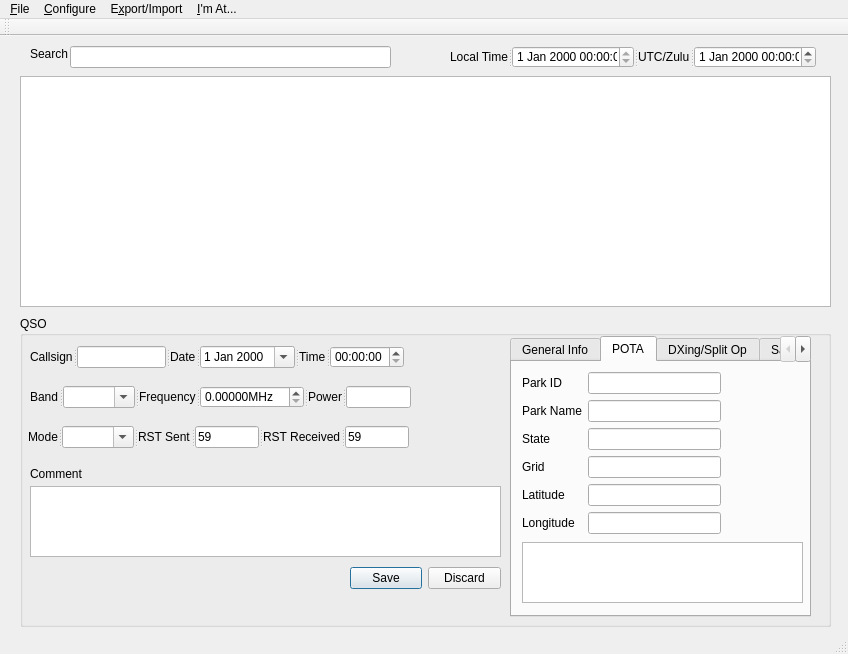
<?xml version="1.0" encoding="UTF-8"?>
<ui version="4.0">
 <class>MainWindow</class>
 <widget class="QMainWindow" name="MainWindow">
  <property name="geometry">
   <rect>
    <x>0</x>
    <y>0</y>
    <width>848</width>
    <height>654</height>
   </rect>
  </property>
  <property name="windowTitle">
   <string>MainWindow</string>
  </property>
  <widget class="QWidget" name="centralwidget">
   <widget class="QLineEdit" name="searchLineEdit">
    <property name="geometry">
     <rect>
      <x>70</x>
      <y>10</y>
      <width>321</width>
      <height>22</height>
     </rect>
    </property>
   </widget>
   <widget class="QLabel" name="label_13">
    <property name="geometry">
     <rect>
      <x>30</x>
      <y>10</y>
      <width>49</width>
      <height>16</height>
     </rect>
    </property>
    <property name="text">
     <string>Search</string>
    </property>
   </widget>
   <widget class="QGroupBox" name="groupBox">
    <property name="geometry">
     <rect>
      <x>20</x>
      <y>280</y>
      <width>811</width>
      <height>311</height>
     </rect>
    </property>
    <property name="title">
     <string>QSO</string>
    </property>
    <widget class="QTabWidget" name="specialFieldsTabWidget">
     <property name="geometry">
      <rect>
       <x>490</x>
       <y>20</y>
       <width>301</width>
       <height>281</height>
      </rect>
     </property>
     <property name="currentIndex">
      <number>1</number>
     </property>
     <widget class="QWidget" name="generalTabl">
      <attribute name="title">
       <string>General Info</string>
      </attribute>
      <attribute name="toolTip">
       <string>General Information about your contact</string>
      </attribute>
      <widget class="QWidget" name="layoutWidget">
       <property name="geometry">
        <rect>
         <x>10</x>
         <y>10</y>
         <width>255</width>
         <height>201</height>
        </rect>
       </property>
       <layout class="QFormLayout" name="generalInfoFormLayout">
        <item row="0" column="0">
         <widget class="QLabel" name="label_20">
          <property name="text">
           <string>Name</string>
          </property>
         </widget>
        </item>
        <item row="0" column="1">
         <widget class="QLineEdit" name="qsoNameLineEdit">
          <property name="toolTip">
           <string>The QS's name</string>
          </property>
         </widget>
        </item>
        <item row="1" column="0">
         <widget class="QLabel" name="label_21">
          <property name="text">
           <string>Grid square</string>
          </property>
         </widget>
        </item>
        <item row="1" column="1">
         <widget class="QLineEdit" name="qsoGridLineEdit">
          <property name="toolTip">
           <string>The QSO's grid square</string>
          </property>
         </widget>
        </item>
        <item row="2" column="0">
         <widget class="QLabel" name="label_22">
          <property name="text">
           <string>Address</string>
          </property>
         </widget>
        </item>
        <item row="2" column="1">
         <widget class="QLineEdit" name="qsoAddressLineEdit">
          <property name="toolTip">
           <string>QSO's address</string>
          </property>
         </widget>
        </item>
        <item row="3" column="0">
         <widget class="QLabel" name="label_23">
          <property name="text">
           <string>State</string>
          </property>
         </widget>
        </item>
        <item row="3" column="1">
         <widget class="QLineEdit" name="qsoStateLineEdit">
          <property name="toolTip">
           <string>QSO's state or province</string>
          </property>
         </widget>
        </item>
        <item row="4" column="0">
         <widget class="QLabel" name="label_24">
          <property name="text">
           <string>Latitude</string>
          </property>
         </widget>
        </item>
        <item row="6" column="0">
         <widget class="QLabel" name="label_25">
          <property name="text">
           <string>Country</string>
          </property>
         </widget>
        </item>
        <item row="6" column="1">
         <widget class="QLineEdit" name="qsoCountryLineEdit">
          <property name="toolTip">
           <string>The country of this QSO</string>
          </property>
         </widget>
        </item>
        <item row="4" column="1">
         <widget class="QLineEdit" name="latLineEdit">
          <property name="toolTip">
           <string>QSO's latitude in decimal</string>
          </property>
         </widget>
        </item>
        <item row="5" column="1">
         <widget class="QLineEdit" name="lonLineEdit">
          <property name="toolTip">
           <string>QSO's longitude in decimal</string>
          </property>
         </widget>
        </item>
        <item row="5" column="0">
         <widget class="QLabel" name="label_28">
          <property name="text">
           <string>Longitude</string>
          </property>
         </widget>
        </item>
       </layout>
      </widget>
      <widget class="QPushButton" name="lookupPushButton">
       <property name="geometry">
        <rect>
         <x>90</x>
         <y>210</y>
         <width>75</width>
         <height>24</height>
        </rect>
       </property>
       <property name="text">
        <string>Lookup</string>
       </property>
      </widget>
     </widget>
     <widget class="QWidget" name="potaTab">
      <attribute name="title">
       <string>POTA</string>
      </attribute>
      <attribute name="toolTip">
       <string>Fields that help hunting POTA activators</string>
      </attribute>
      <widget class="QWidget" name="layoutWidget">
       <property name="geometry">
        <rect>
         <x>10</x>
         <y>10</y>
         <width>199</width>
         <height>164</height>
        </rect>
       </property>
       <layout class="QFormLayout" name="formLayout">
        <item row="0" column="0">
         <widget class="QLabel" name="label_10">
          <property name="text">
           <string>Park ID</string>
          </property>
         </widget>
        </item>
        <item row="0" column="1">
         <widget class="QLineEdit" name="theirParkIDLineEdit">
          <property name="toolTip">
           <string>Their park ID</string>
          </property>
         </widget>
        </item>
        <item row="1" column="0">
         <widget class="QLabel" name="label_16">
          <property name="text">
           <string>Park Name</string>
          </property>
         </widget>
        </item>
        <item row="1" column="1">
         <widget class="QLineEdit" name="theirParkNameLineEdit">
          <property name="toolTip">
           <string>Their park name</string>
          </property>
         </widget>
        </item>
        <item row="2" column="0">
         <widget class="QLabel" name="label_17">
          <property name="text">
           <string>State</string>
          </property>
         </widget>
        </item>
        <item row="2" column="1">
         <widget class="QLineEdit" name="potaStateLineEdit">
          <property name="toolTip">
           <string>Their park state if different than the QSO's state</string>
          </property>
         </widget>
        </item>
        <item row="3" column="0">
         <widget class="QLabel" name="label_18">
          <property name="text">
           <string>Grid</string>
          </property>
         </widget>
        </item>
        <item row="3" column="1">
         <widget class="QLineEdit" name="potaGridLineEdit">
          <property name="toolTip">
           <string>Park's gridsquare</string>
          </property>
         </widget>
        </item>
        <item row="4" column="0">
         <widget class="QLabel" name="label_26">
          <property name="text">
           <string>Latitude</string>
          </property>
         </widget>
        </item>
        <item row="4" column="1">
         <widget class="QLineEdit" name="potaLatLineEdit">
          <property name="toolTip">
           <string>Park's latitude</string>
          </property>
         </widget>
        </item>
        <item row="5" column="0">
         <widget class="QLabel" name="label_27">
          <property name="text">
           <string>Longitude</string>
          </property>
         </widget>
        </item>
        <item row="5" column="1">
         <widget class="QLineEdit" name="potaLonLineEdit">
          <property name="toolTip">
           <string>Park's longitude</string>
          </property>
         </widget>
        </item>
       </layout>
      </widget>
      <widget class="QListView" name="potaSpotsListView">
       <property name="geometry">
        <rect>
         <x>10</x>
         <y>180</y>
         <width>281</width>
         <height>61</height>
        </rect>
       </property>
      </widget>
     </widget>
     <widget class="QWidget" name="splitTab">
      <attribute name="title">
       <string>DXing/Split Op</string>
      </attribute>
      <attribute name="toolTip">
       <string>Fields for split operation and DX contacts</string>
      </attribute>
      <widget class="QLabel" name="label_19">
       <property name="geometry">
        <rect>
         <x>10</x>
         <y>20</y>
         <width>81</width>
         <height>16</height>
        </rect>
       </property>
       <property name="text">
        <string>TX Frequency</string>
       </property>
      </widget>
      <widget class="QDoubleSpinBox" name="frequencyTXDoubleSpinBox">
       <property name="geometry">
        <rect>
         <x>100</x>
         <y>20</y>
         <width>101</width>
         <height>22</height>
        </rect>
       </property>
       <property name="sizePolicy">
        <sizepolicy hsizetype="Maximum" vsizetype="Fixed">
         <horstretch>0</horstretch>
         <verstretch>0</verstretch>
        </sizepolicy>
       </property>
       <property name="toolTip">
        <string>No decimals</string>
       </property>
       <property name="suffix">
        <string>MHz</string>
       </property>
       <property name="decimals">
        <number>5</number>
       </property>
       <property name="maximum">
        <double>7500000.990000000223517</double>
       </property>
      </widget>
     </widget>
     <widget class="QWidget" name="satelliteTab">
      <attribute name="title">
       <string>Satellite</string>
      </attribute>
      <attribute name="toolTip">
       <string>Fields for satellite operation</string>
      </attribute>
      <widget class="QWidget" name="layoutWidget">
       <property name="geometry">
        <rect>
         <x>20</x>
         <y>20</y>
         <width>173</width>
         <height>52</height>
        </rect>
       </property>
       <layout class="QFormLayout" name="formLayout_2">
        <item row="0" column="0">
         <widget class="QLabel" name="label_7">
          <property name="text">
           <string>Name</string>
          </property>
         </widget>
        </item>
        <item row="0" column="1">
         <widget class="QComboBox" name="satNameComboBox">
          <property name="editable">
           <bool>true</bool>
          </property>
         </widget>
        </item>
        <item row="1" column="0">
         <widget class="QLabel" name="label_8">
          <property name="text">
           <string>Mode</string>
          </property>
         </widget>
        </item>
        <item row="1" column="1">
         <widget class="QLineEdit" name="satModeLineEdit"/>
        </item>
       </layout>
      </widget>
     </widget>
     <widget class="QWidget" name="contestTab">
      <attribute name="title">
       <string>Contest</string>
      </attribute>
      <attribute name="toolTip">
       <string>Fields useful for contests</string>
      </attribute>
      <widget class="QWidget" name="layoutWidget">
       <property name="geometry">
        <rect>
         <x>10</x>
         <y>10</y>
         <width>197</width>
         <height>108</height>
        </rect>
       </property>
       <layout class="QFormLayout" name="formLayout_4">
        <item row="0" column="0">
         <widget class="QLabel" name="label_29">
          <property name="text">
           <string>Name</string>
          </property>
         </widget>
        </item>
        <item row="0" column="1">
         <widget class="QComboBox" name="contestNameComboBox">
          <property name="editable">
           <bool>true</bool>
          </property>
         </widget>
        </item>
        <item row="1" column="0">
         <widget class="QLabel" name="label_30">
          <property name="text">
           <string>ARRL Sect.</string>
          </property>
         </widget>
        </item>
        <item row="1" column="1">
         <widget class="QLineEdit" name="arrlSectionLineEdit"/>
        </item>
        <item row="2" column="0">
         <widget class="QLabel" name="label_31">
          <property name="text">
           <string>Serial Rcv</string>
          </property>
         </widget>
        </item>
        <item row="2" column="1">
         <widget class="QLineEdit" name="serialRcvLineEdit"/>
        </item>
        <item row="3" column="0">
         <widget class="QLabel" name="label_32">
          <property name="text">
           <string>Serial Sent</string>
          </property>
         </widget>
        </item>
        <item row="3" column="1">
         <widget class="QSpinBox" name="serialSentSpinBox">
          <property name="maximum">
           <number>99999</number>
          </property>
         </widget>
        </item>
       </layout>
      </widget>
     </widget>
    </widget>
    <widget class="QSplitter" name="splitter_2">
     <property name="geometry">
      <rect>
       <x>8</x>
       <y>110</y>
       <width>381</width>
       <height>22</height>
      </rect>
     </property>
     <property name="orientation">
      <enum>Qt::Horizontal</enum>
     </property>
     <widget class="QLabel" name="label_4">
      <property name="text">
       <string>Mode</string>
      </property>
     </widget>
     <widget class="QComboBox" name="modeComboBox">
      <property name="toolTip">
       <string>Enter the mode of operation</string>
      </property>
      <property name="statusTip">
       <string/>
      </property>
      <property name="editable">
       <bool>true</bool>
      </property>
     </widget>
     <widget class="QLabel" name="label_11">
      <property name="text">
       <string>RST Sent</string>
      </property>
     </widget>
     <widget class="QLineEdit" name="RSTSendLineEdit">
      <property name="toolTip">
       <string>The RST you sent them</string>
      </property>
      <property name="text">
       <string>59</string>
      </property>
     </widget>
     <widget class="QLabel" name="label_12">
      <property name="text">
       <string>RST Received</string>
      </property>
     </widget>
     <widget class="QLineEdit" name="RSTReceivedLineEdit">
      <property name="toolTip">
       <string>The RST you received from them</string>
      </property>
      <property name="text">
       <string>59</string>
      </property>
     </widget>
    </widget>
    <widget class="QSplitter" name="splitter">
     <property name="geometry">
      <rect>
       <x>10</x>
       <y>30</y>
       <width>374</width>
       <height>22</height>
      </rect>
     </property>
     <property name="orientation">
      <enum>Qt::Horizontal</enum>
     </property>
     <widget class="QLabel" name="label">
      <property name="text">
       <string>Callsign</string>
      </property>
     </widget>
     <widget class="QLineEdit" name="theirCallLineEdit">
      <property name="toolTip">
       <string>Enter the contact's callsign</string>
      </property>
     </widget>
     <widget class="QLabel" name="label_2">
      <property name="text">
       <string>Date</string>
      </property>
     </widget>
     <widget class="QDateEdit" name="dateEdit">
      <property name="toolTip">
       <string>Enter this qso date</string>
      </property>
      <property name="calendarPopup">
       <bool>true</bool>
      </property>
     </widget>
     <widget class="QLabel" name="label_6">
      <property name="text">
       <string>Time</string>
      </property>
     </widget>
     <widget class="QTimeEdit" name="timeEdit">
      <property name="toolTip">
       <string>Enter this qso start time</string>
      </property>
     </widget>
    </widget>
    <widget class="QDialogButtonBox" name="saveQSOButtonBox">
     <property name="geometry">
      <rect>
       <x>330</x>
       <y>250</y>
       <width>151</width>
       <height>24</height>
      </rect>
     </property>
     <property name="toolTip">
      <string>Save or discard this entry</string>
     </property>
     <property name="standardButtons">
      <set>QDialogButtonBox::Discard|QDialogButtonBox::Save</set>
     </property>
    </widget>
    <widget class="QPlainTextEdit" name="commentsPlainTextEdit">
     <property name="geometry">
      <rect>
       <x>10</x>
       <y>170</y>
       <width>471</width>
       <height>71</height>
      </rect>
     </property>
     <property name="toolTip">
      <string>Any comments?</string>
     </property>
    </widget>
    <widget class="QLabel" name="label_5">
     <property name="geometry">
      <rect>
       <x>10</x>
       <y>150</y>
       <width>61</width>
       <height>16</height>
      </rect>
     </property>
     <property name="text">
      <string>Comment</string>
     </property>
    </widget>
    <widget class="QDialogButtonBox" name="updateButtonBox">
     <property name="geometry">
      <rect>
       <x>10</x>
       <y>250</y>
       <width>156</width>
       <height>24</height>
      </rect>
     </property>
     <property name="standardButtons">
      <set>QDialogButtonBox::NoButton</set>
     </property>
    </widget>
    <widget class="QSplitter" name="splitter_4">
     <property name="geometry">
      <rect>
       <x>10</x>
       <y>70</y>
       <width>381</width>
       <height>22</height>
      </rect>
     </property>
     <property name="orientation">
      <enum>Qt::Horizontal</enum>
     </property>
     <widget class="QLabel" name="label_3">
      <property name="text">
       <string>Band</string>
      </property>
     </widget>
     <widget class="QComboBox" name="bandComboBox">
      <property name="sizePolicy">
       <sizepolicy hsizetype="MinimumExpanding" vsizetype="Fixed">
        <horstretch>0</horstretch>
        <verstretch>0</verstretch>
       </sizepolicy>
      </property>
      <property name="toolTip">
       <string>Select this QSO's band</string>
      </property>
      <property name="statusTip">
       <string/>
      </property>
      <property name="editable">
       <bool>true</bool>
      </property>
     </widget>
     <widget class="QLabel" name="label_9">
      <property name="text">
       <string>Frequency</string>
      </property>
     </widget>
     <widget class="QDoubleSpinBox" name="frequencyDoubleSpinBox">
      <property name="sizePolicy">
       <sizepolicy hsizetype="Maximum" vsizetype="Fixed">
        <horstretch>0</horstretch>
        <verstretch>0</verstretch>
       </sizepolicy>
      </property>
      <property name="toolTip">
       <string>Enter the receive frequency in MHz (e.g. 7.125)</string>
      </property>
      <property name="prefix">
       <string/>
      </property>
      <property name="suffix">
       <string>MHz</string>
      </property>
      <property name="decimals">
       <number>5</number>
      </property>
      <property name="maximum">
       <double>7500000.990000000223517</double>
      </property>
     </widget>
     <widget class="QLabel" name="label_33">
      <property name="text">
       <string>Power</string>
      </property>
     </widget>
     <widget class="QLineEdit" name="powerLineEdit">
      <property name="toolTip">
       <string>Enter the power in Watts</string>
      </property>
     </widget>
    </widget>
   </widget>
   <widget class="QTableView" name="logListTableView">
    <property name="geometry">
     <rect>
      <x>20</x>
      <y>40</y>
      <width>811</width>
      <height>231</height>
     </rect>
    </property>
   </widget>
   <widget class="QSplitter" name="splitter_3">
    <property name="geometry">
     <rect>
      <x>450</x>
      <y>10</y>
      <width>367</width>
      <height>22</height>
     </rect>
    </property>
    <property name="orientation">
     <enum>Qt::Horizontal</enum>
    </property>
    <widget class="QLabel" name="label_14">
     <property name="text">
      <string>Local Time</string>
     </property>
    </widget>
    <widget class="QDateTimeEdit" name="localDateTimeEdit">
     <property name="readOnly">
      <bool>true</bool>
     </property>
    </widget>
    <widget class="QLabel" name="label_15">
     <property name="text">
      <string>UTC/Zulu</string>
     </property>
    </widget>
    <widget class="QDateTimeEdit" name="zuluDateTimeEdit">
     <property name="timeSpec">
      <enum>Qt::UTC</enum>
     </property>
    </widget>
   </widget>
   <zorder>groupBox</zorder>
   <zorder>splitter_3</zorder>
   <zorder>searchLineEdit</zorder>
   <zorder>label_13</zorder>
   <zorder>logListTableView</zorder>
  </widget>
  <widget class="QMenuBar" name="menubar">
   <property name="geometry">
    <rect>
     <x>0</x>
     <y>0</y>
     <width>848</width>
     <height>22</height>
    </rect>
   </property>
   <widget class="QMenu" name="menu_File">
    <property name="title">
     <string>&amp;File</string>
    </property>
    <addaction name="action_New_Logbook"/>
    <addaction name="action_Open_Logbook"/>
    <addaction name="action_Save_Logbook"/>
    <addaction name="action_Exit"/>
   </widget>
   <widget class="QMenu" name="menu_Configure">
    <property name="title">
     <string>&amp;Configure</string>
    </property>
    <addaction name="action_My_Information"/>
    <addaction name="actionQRZ_Interaction"/>
    <addaction name="actionUI_Behavior"/>
    <addaction name="actionUI_Look_and_Feel"/>
   </widget>
   <widget class="QMenu" name="menuE_xport">
    <property name="title">
     <string>E&amp;xport/Import</string>
    </property>
    <addaction name="action_ADI_File"/>
    <addaction name="action_Cabrillo_Format"/>
    <addaction name="separator"/>
    <addaction name="actionImport_A_DI"/>
    <addaction name="actionImport_Ca_brillo"/>
    <addaction name="separator"/>
    <addaction name="actionSend_to_QR_Z"/>
   </widget>
   <widget class="QMenu" name="menuM_y_End">
    <property name="title">
     <string>&amp;I'm At...</string>
    </property>
    <addaction name="actionMy_Rig"/>
    <addaction name="actionThis_is_a_POTA_activation"/>
    <addaction name="actionAt_a_SOTA_activation"/>
   </widget>
   <addaction name="menu_File"/>
   <addaction name="menu_Configure"/>
   <addaction name="menuE_xport"/>
   <addaction name="menuM_y_End"/>
  </widget>
  <widget class="QStatusBar" name="statusbar"/>
  <widget class="QToolBar" name="toolBar">
   <property name="windowTitle">
    <string>toolBar</string>
   </property>
   <attribute name="toolBarArea">
    <enum>TopToolBarArea</enum>
   </attribute>
   <attribute name="toolBarBreak">
    <bool>false</bool>
   </attribute>
  </widget>
  <action name="action_New_Logbook">
   <property name="text">
    <string>&amp;New Logbook</string>
   </property>
  </action>
  <action name="action_Open_Logbook">
   <property name="text">
    <string>&amp;Open Logbook</string>
   </property>
  </action>
  <action name="action_Save_Logbook">
   <property name="text">
    <string>&amp;Save Logbook</string>
   </property>
  </action>
  <action name="action_Exit">
   <property name="text">
    <string>&amp;Exit</string>
   </property>
  </action>
  <action name="actionE_xport_Logbook">
   <property name="text">
    <string>E&amp;xport Logbook</string>
   </property>
  </action>
  <action name="action_My_Information">
   <property name="text">
    <string>&amp;My Information</string>
   </property>
  </action>
  <action name="actionQRZ_Interaction">
   <property name="text">
    <string>QRZ Interaction</string>
   </property>
  </action>
  <action name="action_ADI_File">
   <property name="text">
    <string>Export &amp;ADI File</string>
   </property>
  </action>
  <action name="action_Cabrillo_Format">
   <property name="text">
    <string>Export &amp;Cabrillo Format</string>
   </property>
  </action>
  <action name="actionMy_Rig">
   <property name="checkable">
    <bool>true</bool>
   </property>
   <property name="text">
    <string>My QTH RIght Now</string>
   </property>
  </action>
  <action name="actionThis_is_a_POTA_activation">
   <property name="checkable">
    <bool>true</bool>
   </property>
   <property name="text">
    <string>At a &amp;POTA activation</string>
   </property>
  </action>
  <action name="actionImport_A_DI">
   <property name="text">
    <string>Import A&amp;DI</string>
   </property>
  </action>
  <action name="actionImport_Ca_brillo">
   <property name="text">
    <string>Import Ca&amp;brillo</string>
   </property>
  </action>
  <action name="actionSend_to_QR_Z">
   <property name="text">
    <string>Send to QR&amp;Z</string>
   </property>
  </action>
  <action name="actionAt_a_SOTA_activation">
   <property name="checkable">
    <bool>true</bool>
   </property>
   <property name="text">
    <string>At a SOTA activation</string>
   </property>
  </action>
  <action name="actionUI_Behavior">
   <property name="text">
    <string>UI &amp;Behavior</string>
   </property>
  </action>
  <action name="actionUI_Look_and_Feel">
   <property name="text">
    <string>UI &amp;Look and Feel</string>
   </property>
  </action>
 </widget>
 <tabstops>
  <tabstop>theirCallLineEdit</tabstop>
  <tabstop>dateEdit</tabstop>
  <tabstop>timeEdit</tabstop>
  <tabstop>bandComboBox</tabstop>
  <tabstop>frequencyDoubleSpinBox</tabstop>
  <tabstop>powerLineEdit</tabstop>
  <tabstop>modeComboBox</tabstop>
  <tabstop>RSTSendLineEdit</tabstop>
  <tabstop>RSTReceivedLineEdit</tabstop>
  <tabstop>commentsPlainTextEdit</tabstop>
  <tabstop>qsoNameLineEdit</tabstop>
  <tabstop>qsoGridLineEdit</tabstop>
  <tabstop>qsoAddressLineEdit</tabstop>
  <tabstop>qsoStateLineEdit</tabstop>
  <tabstop>latLineEdit</tabstop>
  <tabstop>lonLineEdit</tabstop>
  <tabstop>qsoCountryLineEdit</tabstop>
  <tabstop>theirParkNameLineEdit</tabstop>
  <tabstop>potaStateLineEdit</tabstop>
  <tabstop>potaGridLineEdit</tabstop>
  <tabstop>theirParkIDLineEdit</tabstop>
  <tabstop>satModeLineEdit</tabstop>
  <tabstop>searchLineEdit</tabstop>
  <tabstop>satNameComboBox</tabstop>
  <tabstop>lookupPushButton</tabstop>
  <tabstop>potaLatLineEdit</tabstop>
  <tabstop>potaLonLineEdit</tabstop>
  <tabstop>frequencyTXDoubleSpinBox</tabstop>
  <tabstop>contestNameComboBox</tabstop>
  <tabstop>arrlSectionLineEdit</tabstop>
  <tabstop>serialRcvLineEdit</tabstop>
  <tabstop>serialSentSpinBox</tabstop>
  <tabstop>logListTableView</tabstop>
  <tabstop>localDateTimeEdit</tabstop>
  <tabstop>zuluDateTimeEdit</tabstop>
  <tabstop>specialFieldsTabWidget</tabstop>
 </tabstops>
 <resources/>
 <connections/>
</ui>
